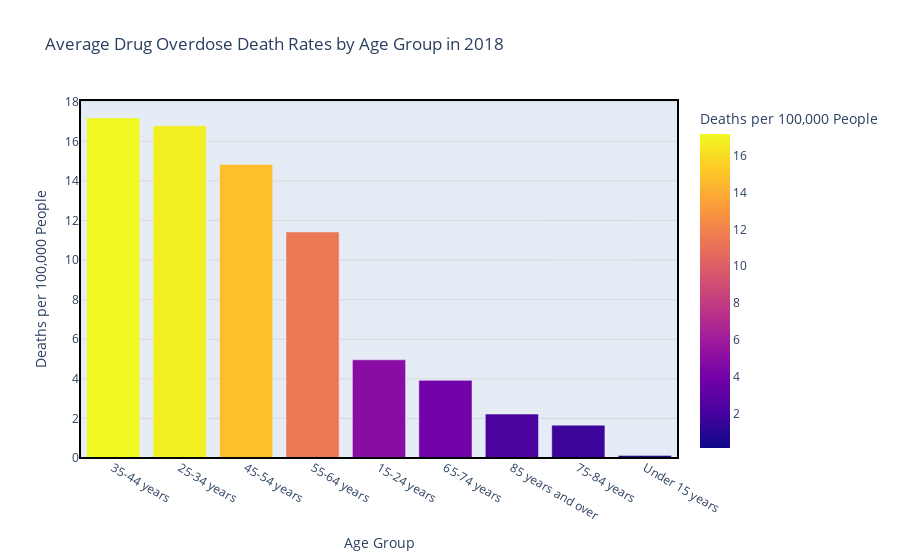

Notebook cell for this chart:
### Markdown cell above
## Average Drug Overdose Death Rates by Age Group in 2018

### Code cell
# Filter data for the most recent year, 2018, and group by age to find mean estimates
age_data_2018 = age_specific_data[age_specific_data['year'] == 2018]
age_average_2018 = age_data_2018.groupby('age')['estimate'].mean().sort_values(ascending=False).reset_index()

# Plotting the bar chart with Plotly
fig = px.bar(age_average_2018, x='age', y='estimate', color='estimate',
             title='Average Drug Overdose Death Rates by Age Group in 2018',
             labels={'estimate': 'Deaths per 100,000 People', 'age': 'Age Group'})

# Customize the layout
fig.update_layout(
    xaxis_title='Age Group',
    yaxis_title='Deaths per 100,000 People',
    xaxis={'categoryorder':'total descending'},
    yaxis=dict(gridcolor='lightgrey', gridwidth=0.7),
    showlegend=False
)

# To add a border around the whole figure, we use shapes to draw a rectangle
fig.add_shape(
        # Rectangle outline
        type="rect",
        xref="paper",
        yref="paper",
        x0=0,
        y0=0,
        x1=1,
        y1=1,
        line=dict(
            color="Black",
            width=2,
        ),
    )

# Show the figure
fig.show()

### Figure 1 — Plotly figure (JSON) as saved in the notebook; plotly's stock layout.template omitted (floating-point values rounded to 4 significant figures)
{"data": [{"alignmentgroup": "True", "hovertemplate": "Age Group=%{x}<br>Deaths per 100,000 People=%{marker.color}<extra></extra>", "legendgroup": "", "marker": {"color": [17.18, 16.78, 14.83, 11.42, 4.961, 3.922, 2.219, 1.658, 0.122], "coloraxis": "coloraxis", "pattern": {"shape": ""}}, "name": "", "offsetgroup": "", "orientation": "v", "showlegend": false, "textposition": "auto", "type": "bar", "x": ["35-44 years", "25-34 years", "45-54 years", "55-64 years", "15-24 years", "65-74 years", "85 years and over", "75-84 years", "Under 15 years"], "xaxis": "x", "y": [17.18, 16.78, 14.83, 11.42, 4.961, 3.922, 2.219, 1.658, 0.122], "yaxis": "y"}], "layout": {"barmode": "relative", "coloraxis": {"colorbar": {"title": {"text": "Deaths per 100,000 People"}}, "colorscale": [[0, "#0d0887"], [0.1111, "#46039f"], [0.2222, "#7201a8"], [0.3333, "#9c179e"], [0.4444, "#bd3786"], [0.5556, "#d8576b"], [0.6667, "#ed7953"], [0.7778, "#fb9f3a"], [0.8889, "#fdca26"], [1, "#f0f921"]]}, "legend": {"tracegroupgap": 0}, "shapes": [{"line": {"color": "Black", "width": 2}, "type": "rect", "x0": 0, "x1": 1, "xref": "paper", "y0": 0, "y1": 1, "yref": "paper"}], "showlegend": false, "title": {"text": "Average Drug Overdose Death Rates by Age Group in 2018"}, "xaxis": {"anchor": "y", "categoryorder": "total descending", "domain": [0, 1], "title": {"text": "Age Group"}}, "yaxis": {"anchor": "x", "domain": [0, 1], "gridcolor": "lightgrey", "gridwidth": 0.7, "title": {"text": "Deaths per 100,000 People"}}}}
